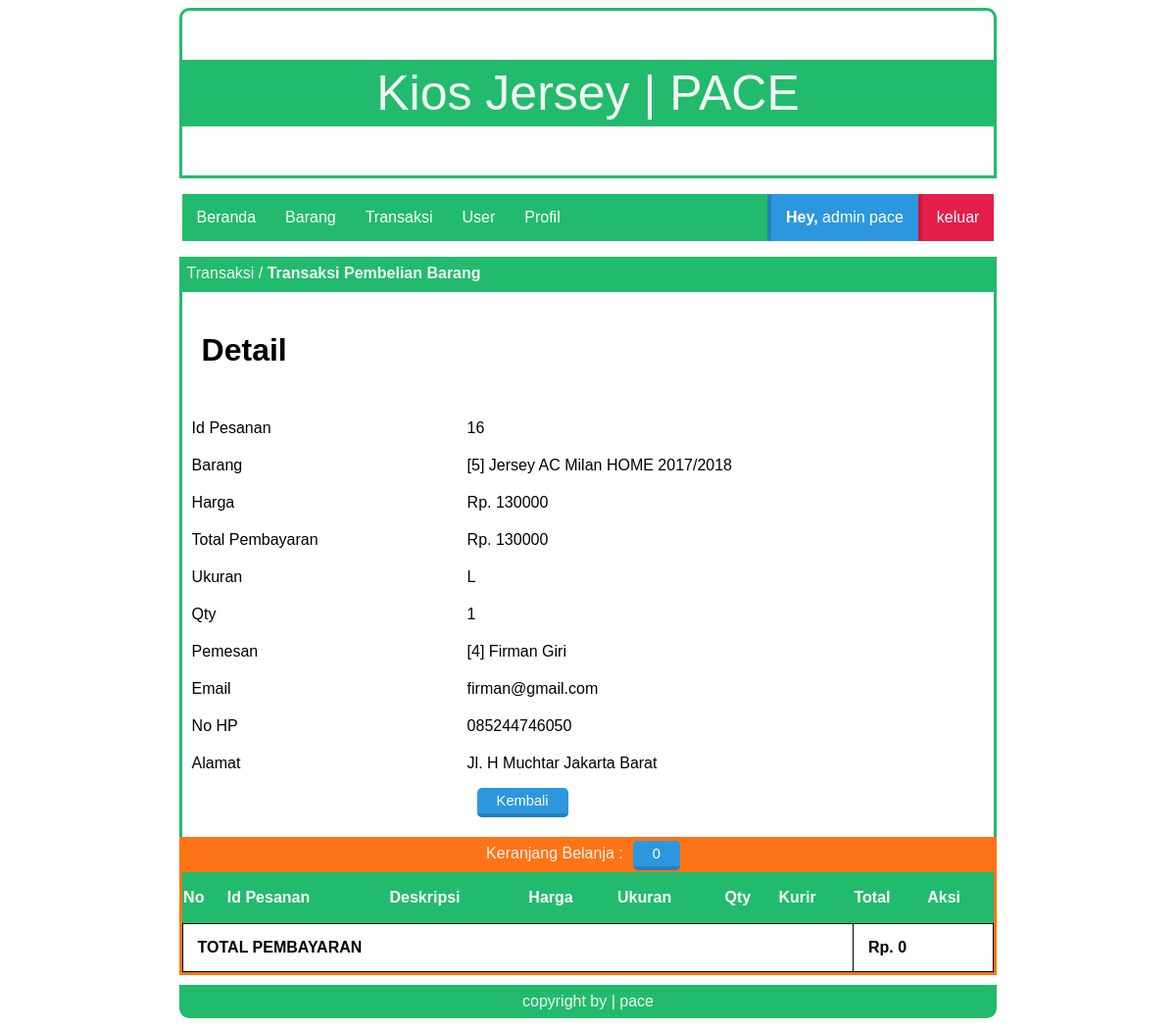
Screenshot of /index.php?page=transaksi_detail&id=16 (signed in) with the database file from the repository.
### tables this page shows
CREATE TABLE `tbl_pesanan` (
  `id_pesanan` int(100) NOT NULL,
  `id_user` int(100) NOT NULL,
  `id_barang` int(100) NOT NULL,
  `ukuran` varchar(5) NOT NULL,
  `qty` int(50) NOT NULL,
  `kurir` varchar(15) NOT NULL,
  `date_in` date NOT NULL,
  `total` int(100) NOT NULL
);

CREATE TABLE `tbl_barang` (
  `id_barang` int(100) NOT NULL,
  `deskripsi` varchar(100) NOT NULL,
  `harga` int(20) NOT NULL,
  `stok` int(5) NOT NULL,
  `created` date NOT NULL,
  `nama_image` varchar(50) NOT NULL,
  `type_image` varchar(50) NOT NULL,
  `size_image` bigint(20) NOT NULL
);

CREATE TABLE `tbl_users` (
  `id_user` int(100) NOT NULL,
  `nama_lengkap` varchar(30) NOT NULL,
  `email` varchar(30) NOT NULL,
  `username` varchar(6) NOT NULL,
  `password` varchar(6) NOT NULL,
  `alamat` varchar(50) NOT NULL,
  `no_hp` text NOT NULL,
  `title` varchar(10) NOT NULL
);

### page/admin/transaksi/transaksi_detail.php (the view)
<div class="box-title">
    <p>Transaksi / <b>Transaksi Pembelian Barang</b></p>
</div>
<div id="box">
  <h1>Detail</h1>
  <?php
  include 'lib/koneksi.php';
  $id = $_GET['id'];
  $query = $conn->prepare("SELECT * FROM tbl_pesanan
                          JOIN tbl_barang ON tbl_pesanan.id_barang=tbl_barang.id_barang
                          JOIN tbl_users ON tbl_pesanan.id_user=tbl_users.id_user
                          WHERE tbl_pesanan.id_pesanan=:id");
  $query->bindparam(':id', $id);
  $query->execute();
  $data = $query->fetch(PDO::FETCH_OBJ);
   ?>
   <table class="article">
     <tr>
        <td>Id Pesanan</td>
        <td><?php echo $data->id_pesanan; ?></td>
     </tr>
     <tr>
        <td>Barang</td>
        <td><?php echo "[".$data->id_barang."] ".$data->deskripsi; ?></td>
     </tr>
     <tr>
        <td>Harga</td>
        <td><?php echo "Rp. ".$data->harga; ?></td>
     </tr>
     <tr>
        <td>Total Pembayaran</td>
        <td><?php echo "Rp. ".$data->total; ?></td>
     </tr>
     <tr>
        <td>Ukuran</td>
        <td><?php echo $data->ukuran; ?></td>
     </tr>
     <tr>
        <td>Qty</td>
        <td><?php echo $data->qty; ?></td>
     </tr>
     <tr>
        <td>Pemesan</td>
        <td><?php echo "[".$data->id_user."] ".$data->nama_lengkap; ?></td>
     </tr>
     <tr>
        <td>Email</td>
        <td><?php echo $data->email; ?></td>
     </tr>
     <tr>
        <td>No HP</td>
        <td><?php echo $data->no_hp; ?></td>
     </tr>
     <tr>
        <td>Alamat</td>
        <td><?php echo $data->alamat; ?></td>
     </tr>
     <tr>
       <td></td>
       <td>
         <a class="tombol-biru" href="?page=transaksi">Kembali</a>
       </td>
     </tr>
   </table>
<br>
</div>

### style.css (style rules this page uses)
.box-title { background: #22bb6d; width: 70%; height: 30px; margin: auto; border: 3px solid #22bb6d; }
.box-title p { color: #f3f5f4; margin: 5px 5px; font-family: sans-serif; }
#box { border-bottom: 0px; border-left: 3px solid #22bb6d; border-right: 3px solid #22bb6d; width: 70%; margin: auto; min-height: 200px; overflow: hidden; }
table.article { border-collapse: collapse; border: 0px; width: 100%; }
.article td { border: 0px; padding: 10px; }
#box p,h1,h2,table,tr,td,img { font-family: sans-serif; padding: 20px; text-align: justify; }
.tombol-biru { background:#2C97DF; color:white; border-top:0; border-left:0; border-right:0; border-bottom:4px solid #2A80B9; border-radius: 5px; padding:5px 20px; text-decoration:none; font-family:sans-serif; font-size:11pt; margin:10px; }

### rows the page displays
tbl_pesanan: id_pesanan "16", id_barang.id_barang "5", id_barang.deskripsi "Jersey AC Milan HOME 2017/2018", id_barang.harga "130000", total "130000", ukuran "L", qty "1", id_user.id_user "4", id_user.nama_lengkap "Firman Giri", id_user.email "firman@gmail.com", id_user.no_hp "085244746050", id_user.alamat "Jl. H Muchtar Jakarta Barat"

### other values shown
$title "admin"
$user "pace"
$count "0"
$jumlah "0"
